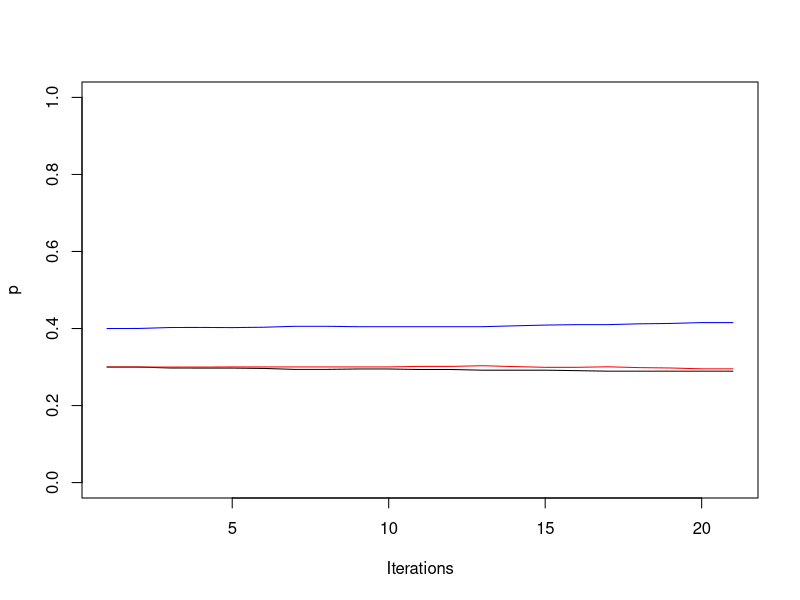
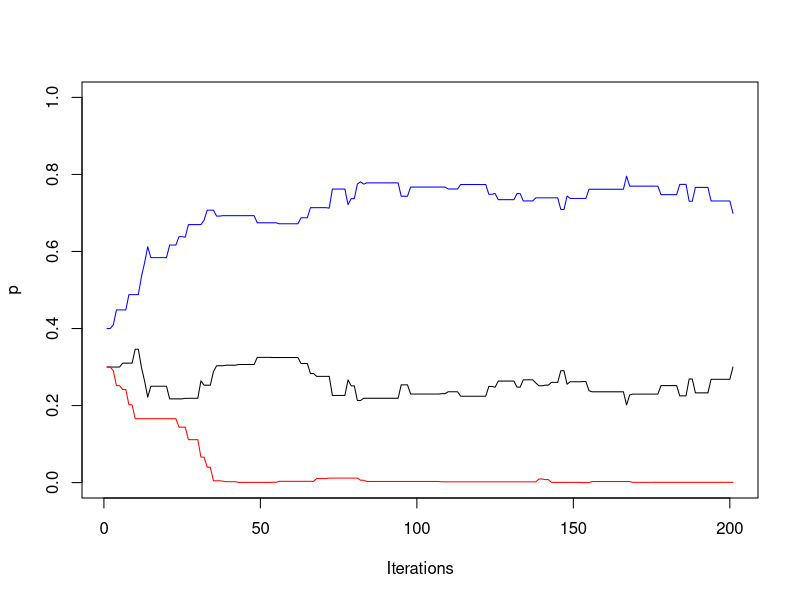
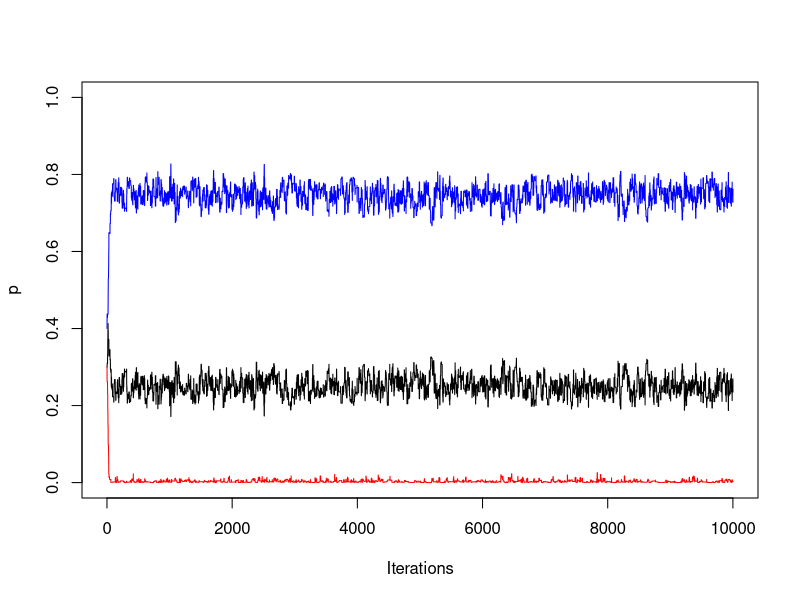
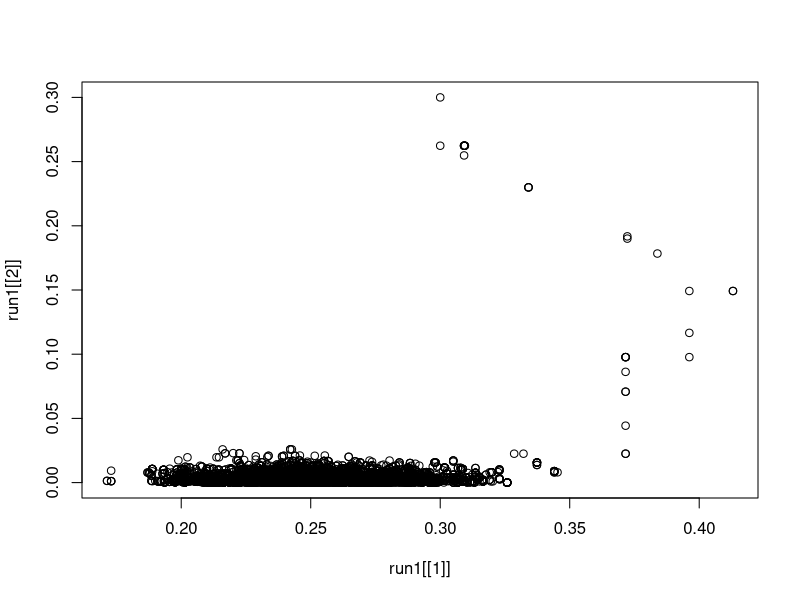
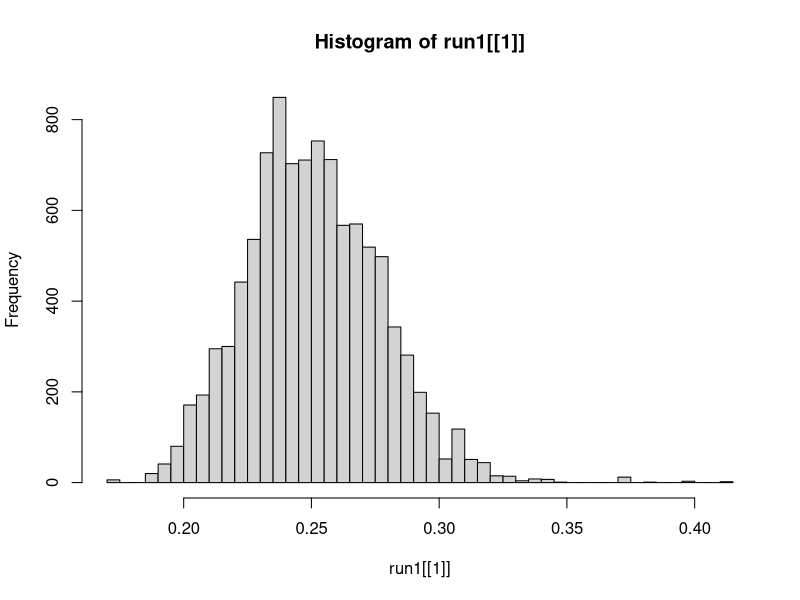
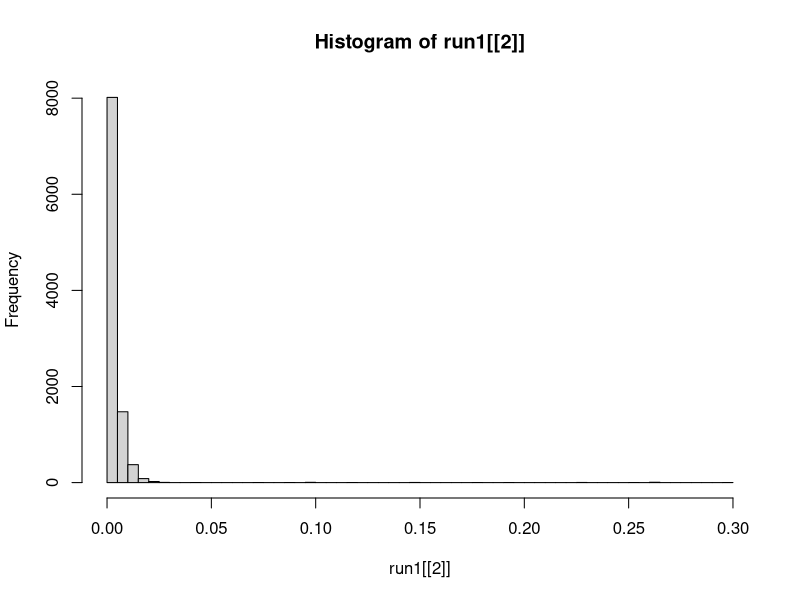
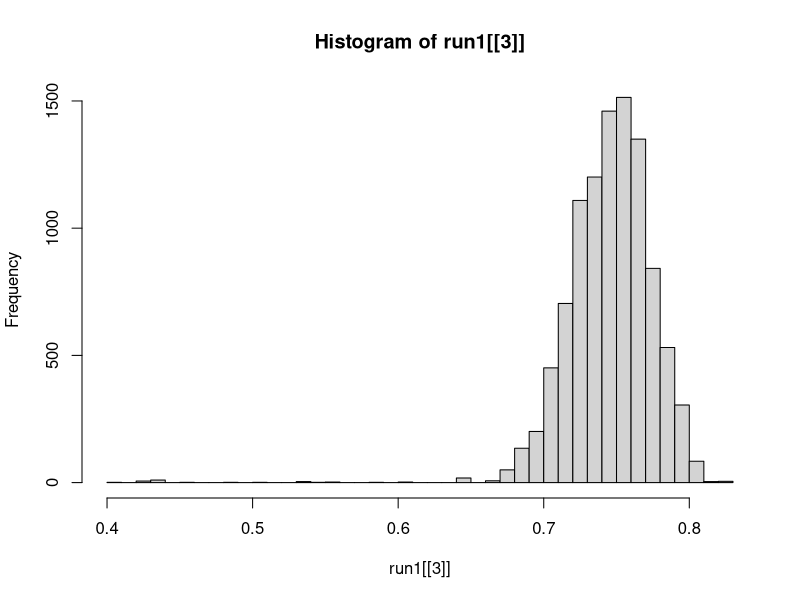
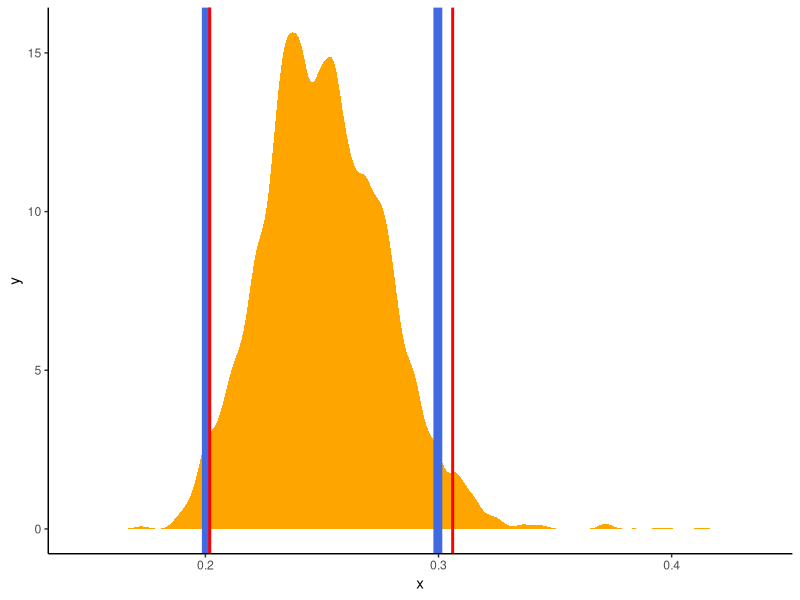

Recreate these plots in R, in order.
lnPf <- function(p,q,r){
  #Posterior = Prior x likelihood
  #ln(posterior) = ln(prior)+ln(likelihood)
  ln_posterior = log(2) + 44*log(p^2+2*p*r) + 27*log(q^2+2*p*r) + 4*log(2*p*r) + 88*log(r^2)
  return(ln_posterior)
}

ln_posterior <- lnPf(p=0.3, q=0.3, r=0.4) #Test
posterior <- exp(ln_posterior)

#Reflection
reflect <- function(x,a,b){
  #This returns the value when x is reflected into the range(a,b)
  
  side = 0; #side = 0(left) or 1(right).
  e = 0; #excess
  
  if(x<a){
    e = a-x; side = 0;
  }else if(x>b){
    e = x-b; side = 1;
  }
  
  if(e != 0){
    n = trunc(e/(b-a));
    
    if(n%%2 != 0){
      side = 1 - side;
    }
    
    e = e - n*(b-a);
    if(side == 1){
      x = b-e
    }else {
      x = a+e
    } 
  }
  
  return(x)
} 

test <- reflect(-1.8,0,1) #Test

abo = function(N, p, q, r, w){
  # tInitial = initial value of distance. t & tnew are the distance parameter
  # N = number of samples
  # x = number of observed differences between two sequences
  # n = sequence length
  # window = window size
  # mu = prior mean of distance
  
  if(p<0 || q<0 || r<0 || abs(1-p-q-r)>1e-6) {
    print("bad initial values");
    return (0);
  }
  
  lnP = lnPf(p, q, r)
  sample_p = numeric(N+1)
  sample_q = numeric(N+1)
  sample_r = numeric(N+1)
  sample_p[1] = p
  sample_q[1] = q
  sample_r[1] = r
  
  accept = 0
  
  for(i in 1:N){
    u = runif(1) #创建均匀分布的随机偏差, 大U的意思
    if(u<1/3){
      s = p+q   # change p and q with s = p + q fixed
      pnew = p + w*(runif(1)-0.5)
      pnew = reflect(pnew, 0, s)
      qnew = s - pnew
      rnew = r
      
    }else if(u<2/3){
      s = q+r
      qnew = q + w*(runif(1)-0.5)
      qnew = reflect(qnew, 0, s)
      rnew = s - qnew
      pnew = p
      
    }else{
      s = r+p
      rnew = r + w*(runif(1)-0.5)
      rnew = reflect(rnew, 0, s)
      pnew = s - rnew
      qnew = q
    }
    
    lnPnew = lnPf(pnew, qnew, rnew)
    lnalpha = lnPnew - lnP
    if(lnalpha>0 || exp(lnalpha) > runif(1)){  
      p = pnew; q = qnew; r = rnew; lnP = lnPnew
      accept = accept+1
    }
    #If π(θ*) > π(θ), accept the proposal; otherwise accept it with probability π(θ*) / π(θ).
    #Generating a random number r from U(0, 1), if r < α, accept θ*, or otherwise reject θ*.
    #This way the proposal is accepted with probability α.
    
    sample_p[i+1] = p
    sample_q[i+1] = q
    sample_r[i+1] = r
  }
  
  accept = accept/N
  return(list(sample_p, sample_q, sample_r, accept))
}

test <- abo(N=2, p=0.3, q=0.3, r=0.4, w=0.005) #Test


run1 = abo(N=20, p=0.3, q=0.3, r=0.4, w=0.005)
run1[[4]] #accept rate
plot(run1[[1]], type="l", col="black", xlab="Iterations", ylab="p",ylim=c(0,1)) #sample_p
lines(run1[[2]], col="red") #sample_q
lines(run1[[3]], col="blue") #sample_r

run1 = abo(N=200, p=0.3, q=0.3, r=0.4, w=0.1)
run1[[4]] #accept rate
plot(run1[[1]], type="l", col="black", xlab="Iterations", ylab="p",ylim=c(0,1)) #sample_p
lines(run1[[2]], col="red") #sample_q
lines(run1[[3]], col="blue") #sample_r

run1 = abo(N=10000, p=0.3, q=0.3, r=0.4, w=0.08)
run1[[4]] #accept rate
plot(run1[[1]], type="l", col="black", xlab="Iterations", ylab="p",ylim=c(0,1)) #sample_p
lines(run1[[2]], col="red") #sample_q
lines(run1[[3]], col="blue") #sample_r
    
summary(run1[[1]])
summary(run1[[2]])
summary(run1[[3]])

plot(run1[[1]], run1[[2]]) #不懂

hist(run1[[1]], breaks=50)
hist(run1[[2]], breaks=50)
hist(run1[[3]], breaks=50)

#https://easystats.github.io/bayestestR/articles/credible_interval.html
library(bayestestR)
library(dplyr)
library(ggplot2)
ci_hdi <- ci(run1[[1]], method = "HDI")
ci_eti <- ci(run1[[1]], method = "ETI")
run1[[1]] %>% 
  estimate_density(extend=TRUE) %>% 
  ggplot(aes(x = x, y = y)) +
  geom_area(fill = "orange") +
  theme_classic() +
  # HDI in blue
  geom_vline(xintercept = ci_hdi$CI_low, color = "royalblue", size = 3) +
  geom_vline(xintercept = ci_hdi$CI_high, color = "royalblue", size = 3) +
  # Quantile in red
  geom_vline(xintercept = ci_eti$CI_low, color = "red", size = 1) +
  geom_vline(xintercept = ci_eti$CI_high, color = "red", size = 1)

ci_hdi <- ci(run1[[2]], method = "HDI")
ci_eti <- ci(run1[[2]], method = "ETI")
run1[[2]] %>% 
  estimate_density(extend=TRUE) %>% 
  ggplot(aes(x = x, y = y)) +
  geom_area(fill = "orange") +
  theme_classic() +
  # HDI in blue
  geom_vline(xintercept = ci_hdi$CI_low, color = "royalblue", size = 3) +
  geom_vline(xintercept = ci_hdi$CI_high, color = "royalblue", size = 3) +
  # Quantile in red
  geom_vline(xintercept = ci_eti$CI_low, color = "red", size = 1) +
  geom_vline(xintercept = ci_eti$CI_high, color = "red", size = 1)
